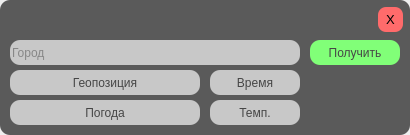
<?xml version="1.0" encoding="UTF-8"?>
<ui version="4.0">
 <class>MainWindow</class>
 <widget class="QMainWindow" name="MainWindow">
  <property name="geometry">
   <rect>
    <x>0</x>
    <y>0</y>
    <width>410</width>
    <height>135</height>
   </rect>
  </property>
  <property name="windowTitle">
   <string>MainWindow</string>
  </property>
  <widget class="QWidget" name="centralwidget">
   <widget class="QPushButton" name="Get_Button">
    <property name="geometry">
     <rect>
      <x>310</x>
      <y>40</y>
      <width>90</width>
      <height>25</height>
     </rect>
    </property>
    <property name="styleSheet">
     <string notr="true">QPushButton{
	background-color: rgb(129, 255, 120);
	border-radius: 10px;
	color: rgb(70, 70, 70);
}</string>
    </property>
    <property name="text">
     <string>Получить</string>
    </property>
   </widget>
   <widget class="QLineEdit" name="Search_LineEdit">
    <property name="geometry">
     <rect>
      <x>10</x>
      <y>40</y>
      <width>290</width>
      <height>25</height>
     </rect>
    </property>
    <property name="statusTip">
     <string>Поиск</string>
    </property>
    <property name="whatsThis">
     <string>Поиск</string>
    </property>
    <property name="styleSheet">
     <string notr="true">QLineEdit{
	background-color: rgb(200, 200, 200);
	border-radius: 10px;
	color: rgb(70, 70, 70);
}</string>
    </property>
    <property name="inputMask">
     <string/>
    </property>
    <property name="maxLength">
     <number>20</number>
    </property>
    <property name="placeholderText">
     <string>Город</string>
    </property>
   </widget>
   <widget class="QLabel" name="Time_Label">
    <property name="geometry">
     <rect>
      <x>210</x>
      <y>70</y>
      <width>90</width>
      <height>25</height>
     </rect>
    </property>
    <property name="styleSheet">
     <string notr="true">QLabel{
	background-color: rgb(200, 200, 200);
	border-radius: 10px;
	color: rgb(70, 70, 70);
}</string>
    </property>
    <property name="text">
     <string>Время</string>
    </property>
    <property name="alignment">
     <set>Qt::AlignCenter</set>
    </property>
   </widget>
   <widget class="QLabel" name="Geo_Label">
    <property name="geometry">
     <rect>
      <x>10</x>
      <y>70</y>
      <width>190</width>
      <height>25</height>
     </rect>
    </property>
    <property name="styleSheet">
     <string notr="true">QLabel{
	background-color: rgb(200, 200, 200);
	border-radius: 10px;
	color: rgb(70, 70, 70);
}</string>
    </property>
    <property name="text">
     <string>Геопозиция</string>
    </property>
    <property name="alignment">
     <set>Qt::AlignCenter</set>
    </property>
   </widget>
   <widget class="QLabel" name="Temp_Label">
    <property name="geometry">
     <rect>
      <x>210</x>
      <y>100</y>
      <width>90</width>
      <height>25</height>
     </rect>
    </property>
    <property name="styleSheet">
     <string notr="true">QLabel{
	background-color: rgb(200, 200, 200);
	border-radius: 10px;
	color: rgb(70, 70, 70);
}</string>
    </property>
    <property name="text">
     <string>Темп.</string>
    </property>
    <property name="alignment">
     <set>Qt::AlignCenter</set>
    </property>
   </widget>
   <widget class="QLabel" name="Weather_Label">
    <property name="geometry">
     <rect>
      <x>10</x>
      <y>100</y>
      <width>190</width>
      <height>25</height>
     </rect>
    </property>
    <property name="styleSheet">
     <string notr="true">QLabel{
	background-color: rgb(200, 200, 200);
	border-radius: 10px;
	color: rgb(70, 70, 70);
}</string>
    </property>
    <property name="text">
     <string>Погода</string>
    </property>
    <property name="alignment">
     <set>Qt::AlignCenter</set>
    </property>
   </widget>
   <widget class="QLabel" name="Photo_Label">
    <property name="geometry">
     <rect>
      <x>324</x>
      <y>70</y>
      <width>64</width>
      <height>64</height>
     </rect>
    </property>
    <property name="styleSheet">
     <string notr="true"/>
    </property>
    <property name="text">
     <string/>
    </property>
   </widget>
   <widget class="QLabel" name="Window_Label">
    <property name="geometry">
     <rect>
      <x>0</x>
      <y>0</y>
      <width>410</width>
      <height>135</height>
     </rect>
    </property>
    <property name="styleSheet">
     <string notr="true">QLabel#Window_Label{
	
	background-color: rgb(90, 90, 90);
	border-radius: 10px;
	color: rgb(70, 70, 70);
}</string>
    </property>
    <property name="text">
     <string/>
    </property>
   </widget>
   <widget class="QPushButton" name="Exit_Button">
    <property name="geometry">
     <rect>
      <x>378</x>
      <y>7</y>
      <width>25</width>
      <height>25</height>
     </rect>
    </property>
    <property name="font">
     <font>
      <pointsize>10</pointsize>
     </font>
    </property>
    <property name="styleSheet">
     <string notr="true">QPushButton{
	border-radius: 8px;
	
	background-color: rgb(255, 107, 107);
}</string>
    </property>
    <property name="text">
     <string>X</string>
    </property>
   </widget>
   <zorder>Window_Label</zorder>
   <zorder>Get_Button</zorder>
   <zorder>Search_LineEdit</zorder>
   <zorder>Time_Label</zorder>
   <zorder>Geo_Label</zorder>
   <zorder>Temp_Label</zorder>
   <zorder>Weather_Label</zorder>
   <zorder>Photo_Label</zorder>
   <zorder>Exit_Button</zorder>
  </widget>
 </widget>
 <resources/>
 <connections/>
</ui>
